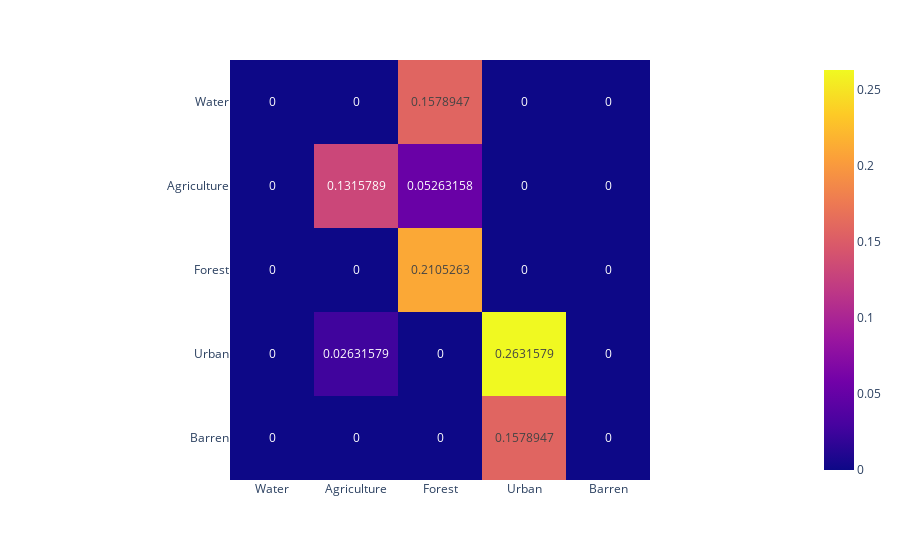

The notebook cell saved with this chart:
### Code cell
# Confusion Matrix
cm = confusion_matrix(y_test, clf_pred)
print('Confusion Matrix RF: \n',cm)
cm_percent = cm/np.sum(cm)
print(cm_percent)

import plotly.express as px

fig = px.imshow(cm_percent, text_auto=True, x=['Water', 'Agriculture', 'Forest', 'Urban','Barren'],y=['Water', 'Agriculture', 'Forest', 'Urban','Barren'])
fig.show()

### Figure 1 — Plotly figure (JSON) as saved in the notebook; plotly's stock layout.template omitted (floating-point values rounded to 4 significant figures)
{"data": [{"coloraxis": "coloraxis", "hovertemplate": "x: %{x}<br>y: %{y}<br>color: %{z}<extra></extra>", "name": "0", "texttemplate": "%{z}", "type": "heatmap", "x": ["Water", "Agriculture", "Forest", "Urban", "Barren"], "xaxis": "x", "y": ["Water", "Agriculture", "Forest", "Urban", "Barren"], "yaxis": "y", "z": [[0, 0, 0.1579, 0, 0], [0, 0.1316, 0.05263, 0, 0], [0, 0, 0.2105, 0, 0], [0, 0.02632, 0, 0.2632, 0], [0, 0, 0, 0.1579, 0]]}], "layout": {"coloraxis": {"colorscale": [[0, "#0d0887"], [0.1111, "#46039f"], [0.2222, "#7201a8"], [0.3333, "#9c179e"], [0.4444, "#bd3786"], [0.5556, "#d8576b"], [0.6667, "#ed7953"], [0.7778, "#fb9f3a"], [0.8889, "#fdca26"], [1, "#f0f921"]]}, "margin": {"t": 60}, "xaxis": {"anchor": "y", "constrain": "domain", "domain": [0, 1], "scaleanchor": "y"}, "yaxis": {"anchor": "x", "autorange": "reversed", "constrain": "domain", "domain": [0, 1]}}}
